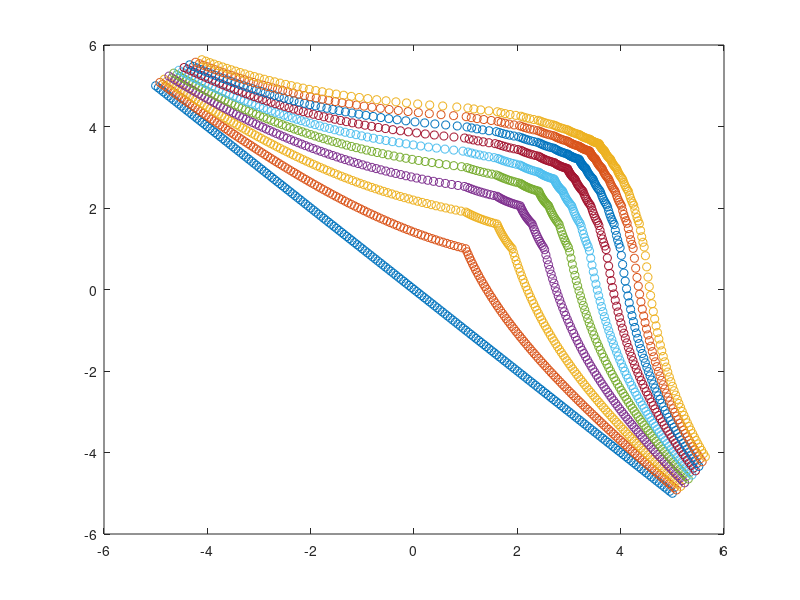

Recreate this plot in MATLAB.
clear all; close all; clc;
%create some points
x = -5:.05:5;
y = [x;-x];
%y2 = [x; x];
%y = [zeros(1,length(x)); x];
%w = -pi:.1:pi;
%y = [cos(w); sin(w)];


%g = @(t) exp(-.5*norm(t));
%g = @(t) norm(t);
%g = @(t) [1./(1+abs(t(1,:)).^2); .5*exp(-abs(t(2,:)))];
g = @(t) [exp(-0.5*abs(t(1,:))); exp(-0.5*abs(t(2,:)))];
%g = @(t) [abs(t(1,:)); abs(t(2,:))];

t = y+g(y);
%t2 = y2+g(y2);
t2 = t+g(t);
t3 = t2+g(t2);
t4 = t3+g(t3);
t5 = t4+g(t4);
t6 = t5+g(t5);
t7 = t6+g(t6);
t8 = t7+g(t7);
t9 = t8+g(t8);

%yy = [y(1,:) y2(1,:); y(2,:) y2(2,:)];
%tt = [t(1,:) t2(1,:); t(2,:) t2(2,:)];
%tt2 = tt+g(tt);
%tt3 = tt2+g(tt2);

figure;
%plot(y(1,:),y(2,:),'o',t(1,:),t(2,:),'o');
%plot(y(1,:),y(2,:),'ob',y2(1,:),y2(2,:),'ob',t(1,:),t(2,:),'or',t2(1,:),t2(2,:),'or');
%plot(yy(1,:),yy(2,:),'o',tt(1,:),tt(2,:),'o',tt2(1,:),tt2(2,:),'o',tt3(1,:),tt3(2,:),'o');
plot(y(1,:),y(2,:),'o',t(1,:),t(2,:),'o',t2(1,:),t2(2,:),'o',t3(1,:),t3(2,:),'o',t4(1,:),t4(2,:),'o',t5(1,:),t5(2,:),'o',t6(1,:),t6(2,:),'o',t7(1,:),t7(2,:),'o',t8(1,:),t8(2,:),'o',t9(1,:),t9(2,:),'o');
%legend('Data','1 Slide','2 Slides','3 Slides')
% figure;
% plot(y(1,:),y(2,:),'o',t(1,:),t(2,:),'o',t2(1,:),t2(2,:),'o',t3(1,:),t3(2,:),'o');
% legend('Data','1 Twist','2 Twist','3 Twist');
